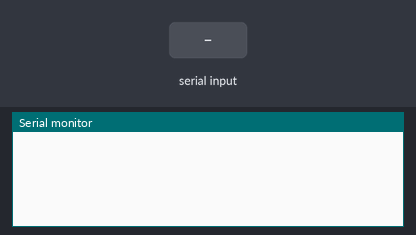
This sketch was run on a simulated Arduino Uno, built with avr-gcc and run on an emulated ATmega328P. Shown: the last lines printed to the serial monitor. Inputs (shaded band) come from the test bench.

Above: at 1.2 s.
1.3 s: byte 30 received over Serial
At 1.7 s:
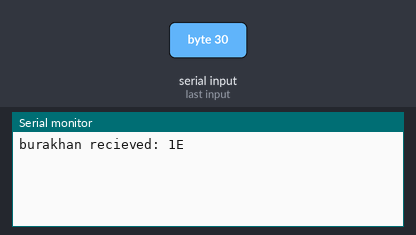
2.8 s: byte 90 received over Serial
At 4.0 s:
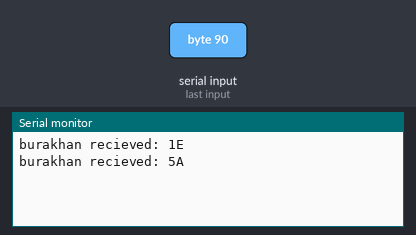
4.3 s: byte 120 received over Serial
At 5.2 s:
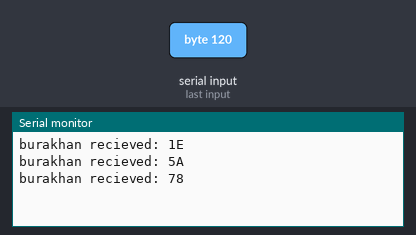

Measured:
- after the input at 1.3 s, the serial monitor: prints a new line at once (image 1)
- after the input at 2.8 s, the serial monitor: prints a new line at once (image 2)
- after the input at 4.3 s, the serial monitor: prints a new line at once (image 3)

The sketch:

raspi_deger_okuma.ino
```cpp
int incomingByte=0;
void setup()
{Serial.begin(9600);
}
void loop()
{
if(Serial.available()>0)
{incomingByte=Serial.read();
Serial.print("burakhan recieved: ");
Serial.println(incomingByte, HEX);
}
}
```
